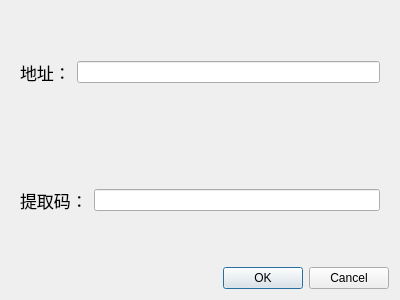
<?xml version="1.0" encoding="UTF-8"?>
<ui version="4.0">
 <class>CloudAddDialog</class>
 <widget class="QDialog" name="CloudAddDialog">
  <property name="geometry">
   <rect>
    <x>0</x>
    <y>0</y>
    <width>400</width>
    <height>300</height>
   </rect>
  </property>
  <property name="windowTitle">
   <string>Dialog</string>
  </property>
  <layout class="QVBoxLayout" name="verticalLayout">
   <item>
    <widget class="QWidget" name="widget" native="true">
     <layout class="QHBoxLayout" name="horizontalLayout">
      <item>
       <widget class="QLabel" name="label">
        <property name="font">
         <font>
          <pointsize>13</pointsize>
         </font>
        </property>
        <property name="text">
         <string>地址：</string>
        </property>
        <property name="alignment">
         <set>Qt::AlignmentFlag::AlignLeading|Qt::AlignmentFlag::AlignLeft|Qt::AlignmentFlag::AlignVCenter</set>
        </property>
       </widget>
      </item>
      <item>
       <widget class="QLineEdit" name="shareLink"/>
      </item>
     </layout>
    </widget>
   </item>
   <item>
    <widget class="QWidget" name="widget_2" native="true">
     <layout class="QHBoxLayout" name="horizontalLayout_2">
      <item>
       <widget class="QLabel" name="label_2">
        <property name="font">
         <font>
          <pointsize>13</pointsize>
         </font>
        </property>
        <property name="text">
         <string>提取码：</string>
        </property>
       </widget>
      </item>
      <item>
       <widget class="QLineEdit" name="extractCode"/>
      </item>
     </layout>
    </widget>
   </item>
   <item>
    <widget class="QDialogButtonBox" name="buttonBox">
     <property name="orientation">
      <enum>Qt::Orientation::Horizontal</enum>
     </property>
     <property name="standardButtons">
      <set>QDialogButtonBox::StandardButton::Cancel|QDialogButtonBox::StandardButton::Ok</set>
     </property>
    </widget>
   </item>
  </layout>
 </widget>
 <resources/>
 <connections>
  <connection>
   <sender>buttonBox</sender>
   <signal>accepted()</signal>
   <receiver>CloudAddDialog</receiver>
   <slot>accept()</slot>
   <hints>
    <hint type="sourcelabel">
     <x>248</x>
     <y>254</y>
    </hint>
    <hint type="destinationlabel">
     <x>157</x>
     <y>274</y>
    </hint>
   </hints>
  </connection>
  <connection>
   <sender>buttonBox</sender>
   <signal>rejected()</signal>
   <receiver>CloudAddDialog</receiver>
   <slot>reject()</slot>
   <hints>
    <hint type="sourcelabel">
     <x>316</x>
     <y>260</y>
    </hint>
    <hint type="destinationlabel">
     <x>286</x>
     <y>274</y>
    </hint>
   </hints>
  </connection>
 </connections>
</ui>
